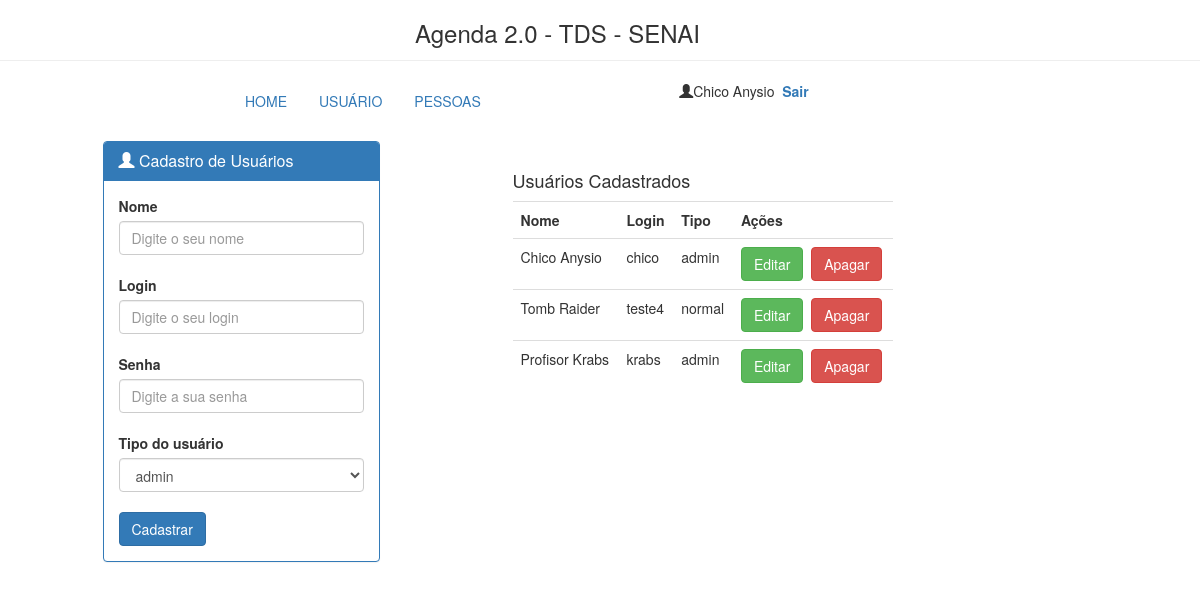
The app's page /usuario.php (signed in), older data.
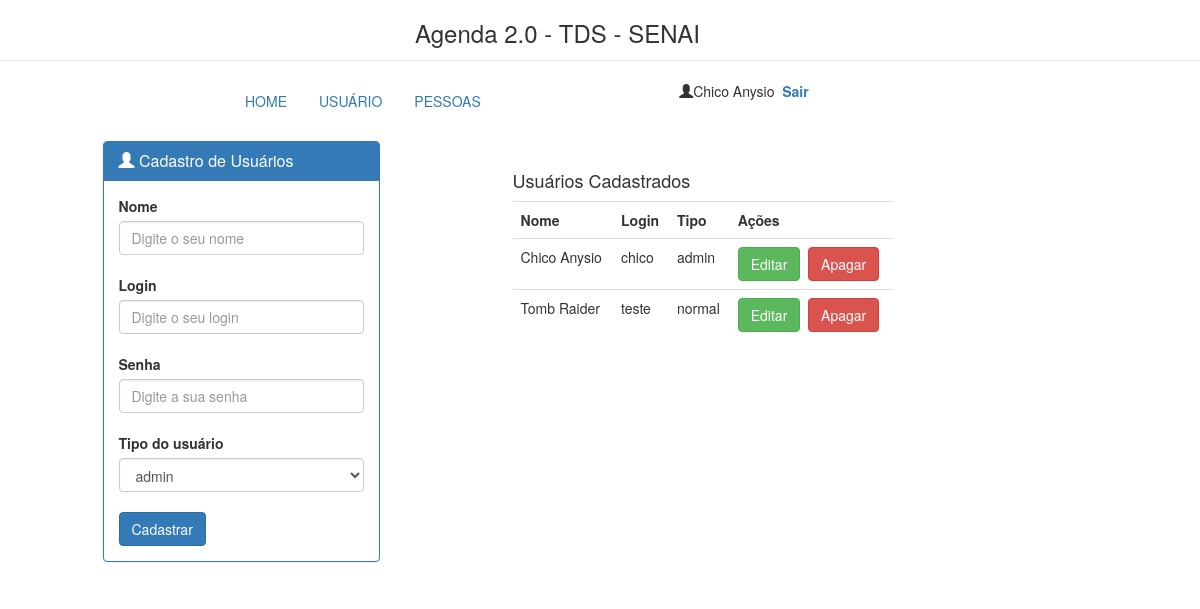
The same page, newer data.
### tables this page shows
CREATE TABLE `usuario` (
  `id` int(11) NOT NULL,
  `nome` varchar(85) NOT NULL,
  `login` varchar(55) NOT NULL,
  `senha` varchar(55) NOT NULL,
  `tipo` varchar(14) NOT NULL
);

### usuario.php (the view, shortened to what this page needs)
<!DOCTYPE HTML>
<html>
    <head>
        <link rel="stylesheet" href="https://maxcdn.bootstrapcdn.com/bootstrap/3.3.7/css/bootstrap.min.css"/>
    </head>
    <body>
        <header>
        <div class="col-md-4 col-md-offset-4"><h3>Agenda 2.0 - TDS - SENAI</h3></div>
         <br/><br/>
        </header>
        <nav>
        <hr/>
            <div class="col-xs-8 col-xs-offset-2">
                <div class="col-xs-6 col-xs-offset-0">
                    <?php
                        include("menu.php");
                    ?>
                </div>
                <div class="col-xs-4 col-xs-offset-1">
                    <?php
                        echo "<span class='glyphicon glyphicon-user' aria-hidden='true'></span>";
                        echo $_SESSION["user"];
                        echo "<a href='sair.php' style='text-decoration: none; font-weight: bold;'>&nbsp;&nbsp;Sair</a>";
                    ?>
                </div>
            </div>
            <br/>
        </nav>
        <section>
            <br/><br/>
            <div class="row">
            <div class="col-md-3 col-md-offset-1">
                <div class="panel panel-primary">
                    <div class="panel-heading"><h3 class="panel-title"><span class="glyphicon glyphicon-user" aria-hidden="true"></span>&nbsp;Cadastro de Usuários</h3></div>
                        <div class="panel-body">
                            <form name="usuario" id="cadusuario" action="cadusuario.php" method="post">
                            <label>Nome</label>
                            <input type="text" name="nome" placeholder="Digite o seu nome" maxlength="30" required="required" autofocus class="form-control" />
                            <br/>
                            <label>Login</label>
                            <input type="text" name="login" placeholder="Digite o seu login" maxlength="30"  required="required" class="form-control" />
                            <br/>
                            <label>Senha</label>
                            <input type="password" name="senha" placeholder="Digite a sua senha" maxlength="30"  required="required" class="form-control" />
                            <br/>
                            <label>Tipo do usuário</label>
                            <select name="tipo" class="form-control">
                                <option value="admin">admin</option>
                            </select>
                            <br/>
                            <input type="submit" value="Cadastrar" class="btn btn-primary" />
                        </div>
                </div>
            </div>
            <br/>
            <div class="col-md-4 col-md-offset-1">
            <?php
                include("conecta.php");
                echo "<h4>Usuários Cadastrados</h4>";
                $sql = mysqli_query($conn, "SELECT * FROM usuario");
                echo "<table class='table table-hover'>";
                echo "<tr>";
                    echo "<th>Nome</th>";
                    echo "<th>Login</th>";
                    echo "<th>Tipo</th>";
                    echo "<th>Ações</th>";
                echo "</tr>";
                while($usuario = mysqli_fetch_array($sql)){
                    echo "<tr>";
                        $id = $usuario['id'];
                        echo "<td>".$usuario['nome']."</td>";
                        echo "<td>".$usuario['login']."</td>";
                        echo "<td>".$usuario['tipo']."</td>";
                        echo "<td><a href='editausuario.php?id=$id'><button type='submit' class='btn btn-success'>Editar</button></a>&nbsp;&nbsp;<a href='apagausuario.php?id=$id'><button type='submit' class='btn btn-danger'>Apagar</button></a></td>";
                    echo "</tr>";
                }
            ?>
            </div>
            </div>
        </section>
    </body>
</html>

### menu.php
<?php
    $tipo =  $_SESSION["tipo"];
    if($tipo === "admin"){
        echo "<ul class='nav nav-pills'>";
            echo "<li role='presentation'><a href='agenda.php'>HOME</a></li>";
            echo "<li role='presentation'><a href='usuario.php'>USUÁRIO</a></li>";
            echo "<li role='presentation'><a href='pessoa.php'>PESSOAS</a></li>";
        echo "</ul>";
    }
    else {
        echo "<ul class='nav nav-pills'>";
            echo "<li role='presentation'><a href='agenda.php'>HOME</a></li>";
            echo "<li role='presentation'><a href='pessoa.php'>PESSOAS</a></li>";
        echo "</ul>";
    }
?>

Row changes from the older to the newer data that the page shows:
removed usuario: nome "Profisor Krabs", login "krabs", tipo "admin"
changed usuario "Tomb Raider": login "teste4" → "teste"
